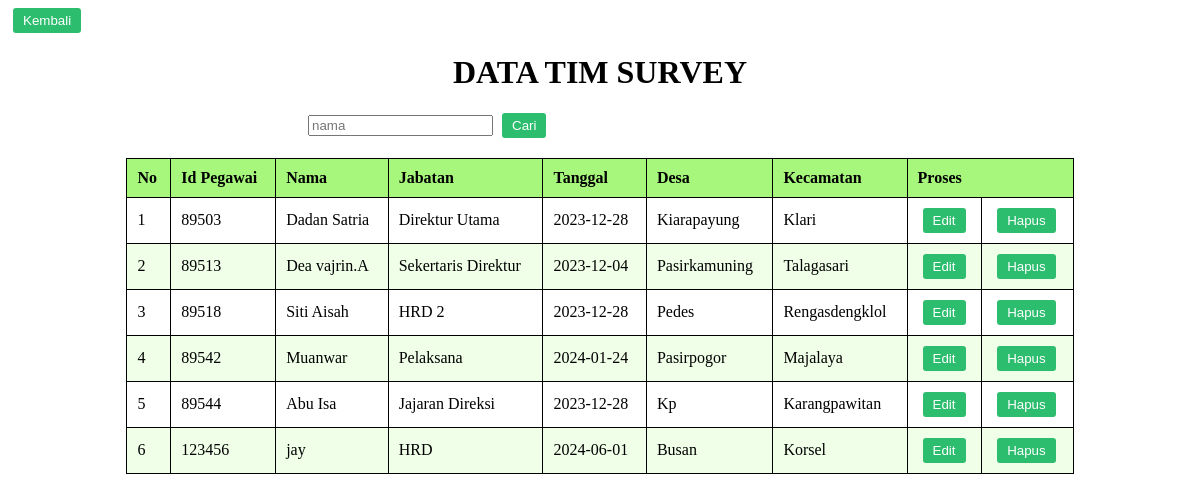
The app's page /RUTILAHU/admin/lihat_survey.php with its own data.
### tables this page shows
CREATE TABLE `tim_survey` (
  `id_pegawai` int(20) NOT NULL,
  `nama` text NOT NULL,
  `jabatan` text NOT NULL,
  `tanggal` date NOT NULL,
  `desa` text NOT NULL,
  `kecamatan` text NOT NULL
);

### RUTILAHU/admin/lihat_survey.php (the view, shortened to what this page needs)
<!DOCTYPE html>
<html lang="en">
<head>
</head>
<body>
<?php
class TimSurveyManager {
    private $koneksi;
    public function __construct($db) {
        $this->koneksi = $db;
    }
    public function tampilkanDataTimSurvey($kode_cari) {
        try {
            $query = "SELECT * FROM tim_survey";
            $result = mysqli_query($this->koneksi, $query);
            echo "<a href='timsurvey.php'><input type='button' value='Kembali'></a>";
            echo "<form action='lihat_survey.php' method='get'>
                    <h1 style='text-align: center;'>DATA TIM SURVEY</h1>
                    <div class='kanan'>
                        <input type='text' name='tcari' placeholder='nama'>
                        <input type='submit' value='Cari'>
                    </div>
                  </form>";
            echo "<table>
                    <tr class='data'>
                        <th>No</th>
                        <th>Id Pegawai</th>
                        <th>Nama</th>
                        <th>Jabatan</th>
                        <th>Tanggal</th>
                        <th>Desa</th>
                        <th>Kecamatan</th>
                        <th colspan='2'>Proses</th>
                    </tr>";
            $k = 1;
            while ($data = mysqli_fetch_assoc($result)) {
                $row_class = ($k % 2 == 1) ? 'ganjil' : 'genap';
                $kecamatan = isset($data['kecamatan']) ? $data['kecamatan'] : '';
                echo "<tr class='$row_class'>
                        <td>$k</td>
                        <td>".$data['id_pegawai']."</td>
                        <td>".$data['nama']."</td>
                        <td>".$data['jabatan']."</td>
                        <td>".$data['tanggal']."</td>
                        <td>".$data['desa']."</td>
                        <td>".$kecamatan."</td>
                        <td>
                            <a href='ubah_survey.php?id_pegawai=".$data['id_pegawai']."'><input type='button' value='Edit'></a>
                        </td>
                        <td>
                            <a href='lihat_survey.php?id=".$data['id_pegawai']."' onclick='return confirm(\"Yakin Hapus data?\")'>
                                <input type='button' value='Hapus'>
                            </a>
                        </td>
                    </tr>";
                $k++;
            }
            echo "</table>";
        } catch (Exception $e) {
            echo "Error: " . $e->getMessage();
        }
    }
}
include "../lib/koneksi.php";
try {
    $manager = new TimSurveyManager($koneksi);
    $kode_cari = isset($_GET['tcari']) ? $_GET['tcari'] : '';
    $manager->tampilkanDataTimSurvey($kode_cari);
} catch (Exception $e) {
    echo "Error: " . $e->getMessage();
}
?>
</body>
</html>

### RUTILAHU/admin/lihat_survey.php (style rules this page uses)
table { border-collapse: collapse; width: 80%; margin: 20px auto; }
table, th, td { border: 1px solid black; text-align: left; }
th, td { padding: 10px; }
.data { background-color: #a6f77b; }
.ganjil { background-color: #fff; }
.genap { background-color: #f0ffe8; }
.kanan { margin-left: 300px; }
input[type="button"], input[type="submit"] { background-color: #2dbd6e; color: #fff; padding: 5px 10px; border: none; border-radius: 3px; cursor: pointer; margin-left: 5px; }

### records on screen
tim_survey: id_pegawai "89503", nama "Dadan Satria", jabatan "Direktur Utama", tanggal "2023-12-28", desa "Kiarapayung", kecamatan "Klari"
tim_survey: id_pegawai "89513", nama "Dea vajrin.A", jabatan "Sekertaris Direktur", tanggal "2023-12-04", desa "Pasirkamuning", kecamatan "Talagasari"
tim_survey: id_pegawai "89518", nama "Siti Aisah", jabatan "HRD 2", tanggal "2023-12-28", desa "Pedes", kecamatan "Rengasdengklol"
tim_survey: id_pegawai "89542", nama "Muanwar", jabatan "Pelaksana", tanggal "2024-01-24", desa "Pasirpogor", kecamatan "Majalaya"
tim_survey: id_pegawai "89544", nama "Abu Isa", jabatan "Jajaran Direksi", tanggal "2023-12-28", desa "Kp", kecamatan "Karangpawitan"
tim_survey: id_pegawai "123456", nama "jay", jabatan "HRD", tanggal "2024-06-01", desa "Busan", kecamatan "Korsel"
